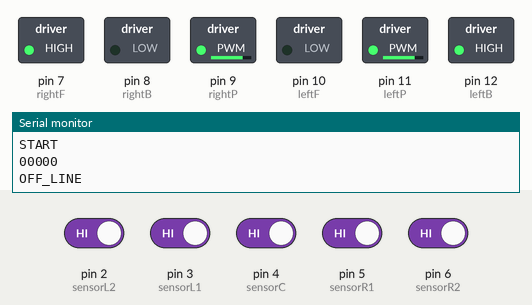
Simulated run of this sketch. Board: Arduino Nano, built with avr-gcc and run on an emulated ATmega328P. Parts: switched loads named in the sketch (green lamp = pin HIGH), the last lines printed to the serial monitor. The test bench sets the inputs (shaded band); at power-on: pin 2 (sensorL2), pin 3 (sensorL1), pin 4 (sensorC), pin 5 (sensorR1), pin 6 (sensorR2) HIGH.

Above: at 1.2 s.
1.3 s: pin 2 (sensorL2) driven LOW
At 1.9 s:
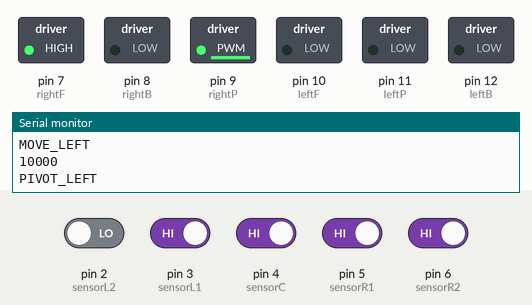
2.8 s: pin 3 (sensorL1) driven LOW
4.3 s: pin 2 (sensorL2) driven HIGH
At 5.3 s:
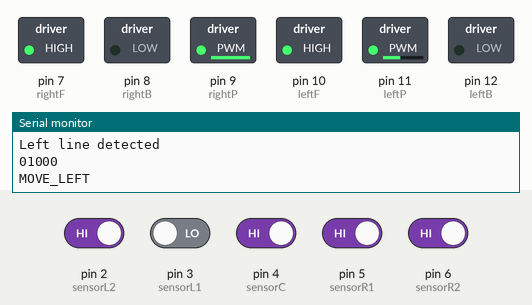
5.8 s: pin 5 (sensorR1) driven LOW
7.3 s: pin 4 (sensorC) driven LOW
At 7.6 s:
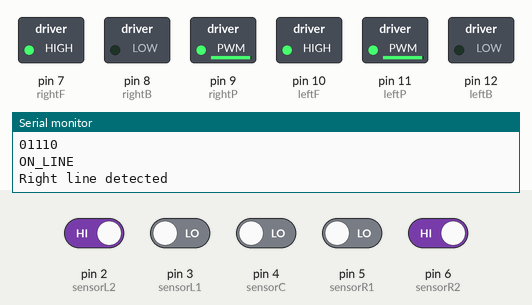
8.8 s: pin 4 (sensorC) driven HIGH
At 10.0 s:
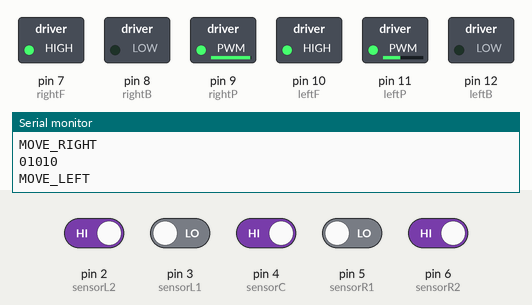
Timing chart, 0 to 11.3 s (numbered marks = the images above; inputs shaded):
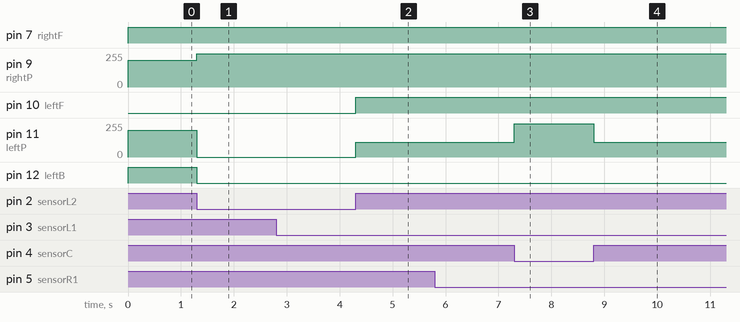

Measured:
- after the input at 1.3 s, pin 9 (rightP): 200/255 → 250/255 at once; pin 11 (leftP): 200/255 → 0/255 at once; pin 12 (leftB): HIGH → LOW at once
- after the input at 4.3 s, pin 10 (leftF): LOW → HIGH at once; pin 11 (leftP): 0/255 → 110/255 at once
- after the input at 7.3 s, pin 11 (leftP): 110/255 → 250/255 at once
- after the input at 8.8 s, pin 11 (leftP): 250/255 → 110/255 at once

The sketch:

DoesLine1.ino
```cpp
/*
  DoesLine1
  Line follow with 5 sensors
*/

//pin values for sensors
const int sensorL2 = 2;
const int sensorL1 = 3;
const int sensorC = 4;
const int sensorR1 = 5;
const int sensorR2 = 6;

// pin values for motor control
const int leftF = 10;  // set to true to go forward
const int leftB = 12;  // set to true to go backwards
const int leftP = 11;  // PWM power setting 0 - 255
const int rightF = 7;  // set to true to go forward
const int rightB = 8;  // set to true to go backwards
const int rightP = 9;  // PWM power setting 0 - 255

// constants for motor speed/direction combinations
const int M_STOP = 0;
const int M_FORWARD = 1;
const int M_BACK = 2;
const int M_ROTATE_RIGHT = 3;
const int M_ROTATE_LEFT = 4;
const int M_RIGHT = 5;
const int M_LEFT = 6;
const int M_PIVOT_RIGHT = 7;
const int M_PIVOT_LEFT = 8;
const int M_PIVOT_BACK_RIGHT = 9;
const int M_PIVOT_BACK_LEFT = 10;

// define the possible states
const int S_START = 0;
const int S_OFF_LINE = 1;
const int S_ON_LINE = 2;
const int S_MOVE_LEFT = 3;
const int S_MOVE_RIGHT = 4;
const int S_PIVOT_LEFT = 5;
const int S_PIVOT_RIGHT = 6;
const int S_ROTATE_LEFT = 7;
const int S_ROTATE_RIGHT = 8;

// define strings for use in debug messages
char *stateNames[] = { "START","OFF_LINE","ON_LINE","MOVE_LEFT","MOVE_RIGHT",
					  "PIVOT_LEFT","PIVOT_RIGHT","ROTATE_LEFT","ROTATE_RIGHT" };


int currentState = S_OFF_LINE;

// individual inputs
int left2S = 0;
int left1S = 0;
int centreS = 0;
int right1S = 0;
int right2S = 0;

// inouts in a single integer
int sensors = 0;
bool leftLine = false;
bool rightLine = false;

// timing
unsigned long currentMillis;
unsigned long stateMillis;
unsigned long targetMillis;

void setup() {
	Serial.begin(9600);

	// set motor pins to output
	pinMode(leftF, OUTPUT);
	pinMode(leftB, OUTPUT);
	pinMode(leftP, OUTPUT);
	pinMode(rightF, OUTPUT);
	pinMode(rightB, OUTPUT);
	pinMode(rightP, OUTPUT);

	// set sensor pins to input
	pinMode(sensorL2, INPUT);
	pinMode(sensorL1, INPUT);
	pinMode(sensorC, INPUT);
	pinMode(sensorR1, INPUT);
	pinMode(sensorR2, INPUT);

	leftLine = false;
	rightLine = false;

	// zero all motor outputs
	digitalWrite(leftF, LOW);
	digitalWrite(leftB, LOW);
	analogWrite(leftP, 0);
	digitalWrite(rightF, LOW);
	digitalWrite(rightB, LOW);
	analogWrite(rightP, 0);

	setState(S_START);
}

void loop() {


	updateState();
	//delay(10);


  /*
	// motor direction test
	setMotors(M_RIGHT_1);
	delay(2000);
	setMotors(M_LEFT_1);
	delay(2000);
	//setMotors(M_STOP);
	//delay(2000);
  */

 /*
 	// test the five sensors
	readSensors();
	Serial.print(left2S);
	Serial.print(left1S);
	Serial.print(centreS);
	Serial.print(right1S);
	Serial.print(right2S);
	Serial.println();
 */

}

void printSensors() {
	Serial.print(left2S);
	Serial.print(left1S);
	Serial.print(centreS);
	Serial.print(right1S);
	Serial.print(right2S);
	Serial.println();
}


void updateState() {

	readSensors();

	if ((sensors > 20) && (!leftLine)) {
		leftLine = true;
		rightLine = false;
		Serial.println("Left line detected");
	}
	if ((sensors & 3) && (!rightLine)) {
		rightLine = true;
		leftLine = false;
		Serial.println("Right line detected");
	}


	// this should only happen at the end of the line
	if ((sensors == 0) && (currentState != S_OFF_LINE)) {
		setState(S_OFF_LINE);
		return;
	}


	switch (currentState) {

	case S_START:
		if (sensors & 4) {
			setState(S_ON_LINE);
		}
		break;

	case S_OFF_LINE:
		if (sensors > 0) {
			setState(S_ON_LINE);
		}
		break;

	case S_ON_LINE:

		// pivot if L1&L2 or R1&R2 are triggered
		//if (sensors & 1) {
		//	setState(S_ROTATE_RIGHT);
		//}
		//else if (sensors & 16) {
		//	setState(S_ROTATE_LEFT);
		//}


		// don't correct until centre sensor is no longer active
		if ((sensors & 3) && !(sensors & 4)) {
			setState(S_MOVE_RIGHT);
		}
		if ((sensors & 24) && !(sensors & 4)) {
			setState(S_MOVE_LEFT);
		}
		break;

	case S_MOVE_RIGHT:
		if (sensors & 4) {
			setState(S_ON_LINE);
		}
		else if (sensors & 1) {
			setState(S_PIVOT_RIGHT);
		}
		break;

	case S_PIVOT_RIGHT:
		if ((sensors & 2) && !(sensors & 1)) {
			setState(S_MOVE_RIGHT);
		}
		break;

	case S_MOVE_LEFT:
		if (sensors & 4) {
			setState(S_ON_LINE);
		}
		else if (sensors & 16) {
			setState(S_PIVOT_LEFT);
		}
		break;

	case S_PIVOT_LEFT:
		if ((sensors & 8) && !(sensors & 16)) {
			setState(S_MOVE_LEFT);
		}
		break;

	case S_ROTATE_LEFT:
		if (sensors > 0) {
			setState(S_ON_LINE);
		}
		break;

	case S_ROTATE_RIGHT:
		if (sensors > 0) {
			setState(S_ON_LINE);
		}
		break;


	}


}


void setState(int newState) {

	printSensors();

	switch (newState) {
	case S_START:
		setMotors(M_STOP);
		break;

	case S_ROTATE_LEFT:
		setMotors(M_ROTATE_LEFT);
		break;

	case S_ROTATE_RIGHT:
		setMotors(M_ROTATE_RIGHT);
		break;


	case S_OFF_LINE:
		if (rightLine) {
			setMotors(M_ROTATE_RIGHT);
		}
		else {
			setMotors(M_ROTATE_LEFT);
		}
		rightLine = false;
		leftLine = false;
		break;

	case S_ON_LINE:
		setMotors(M_FORWARD);
		leftLine = false;
		rightLine = false;
		break;

	case S_MOVE_RIGHT:
		setMotors(M_RIGHT);
		break;

	case S_MOVE_LEFT:
		setMotors(M_LEFT);
		break;

	case S_PIVOT_LEFT:
		setMotors(M_PIVOT_LEFT);
		break;

	case S_PIVOT_RIGHT:
		setMotors(M_PIVOT_RIGHT);
		break;

	}


	currentState = newState;
	Serial.println(stateNames[currentState]);

}

void readSensors() {
	// set individual values as well as the combined integer
	left1S = 0;
	right1S = 0;
	left2S = 0;
	right2S = 0;
	centreS = 0;
	sensors = 0;

	if (digitalRead(sensorL2) == LOW) {
		left2S = 1;
		sensors |= 16;
	}
	if (digitalRead(sensorL1) == LOW) {
		left1S = 1;
		sensors |= 8;
	}
	if (digitalRead(sensorC) == LOW) {
		centreS = 1;
		sensors |= 4;
	}
	if (digitalRead(sensorR1) == LOW) {
		right1S = 1;
		sensors |= 2;
	}
	if (digitalRead(sensorR2) == LOW) {
		right2S = 1;
		sensors |= 1;
	}

	//Serial.print(left2S);
	//Serial.print(left1S);
	//Serial.print(centreS);
	//Serial.print(right1S);
	//Serial.print(right2S);
	//Serial.println(sensors);

}

void setMotors(int newDirection) {

	switch (newDirection) {
	case M_STOP:
		digitalWrite(leftF, LOW);
		digitalWrite(leftB, LOW);
		digitalWrite(rightF, LOW);
		digitalWrite(rightB, LOW);
		analogWrite(leftP, 0);
		analogWrite(rightP, 0);
		break;

	case M_FORWARD:
		digitalWrite(leftF, HIGH);
		digitalWrite(leftB, LOW);
		digitalWrite(rightF, HIGH);
		digitalWrite(rightB, LOW);
		analogWrite(leftP, 250);
		analogWrite(rightP, 250);
		break;

	case M_RIGHT:
		digitalWrite(leftF, HIGH);
		digitalWrite(leftB, LOW);
		digitalWrite(rightF, HIGH);
		digitalWrite(rightB, LOW);
		analogWrite(leftP, 250);
		analogWrite(rightP, 150);
		break;

	case M_PIVOT_RIGHT:
		digitalWrite(leftF, HIGH);
		digitalWrite(leftB, LOW);
		digitalWrite(rightF, LOW);
		digitalWrite(rightB, LOW);
		analogWrite(leftP, 250);
		analogWrite(rightP, 0);
		break;

	case M_LEFT:
		digitalWrite(leftF, HIGH);
		digitalWrite(leftB, LOW);
		digitalWrite(rightF, HIGH);
		digitalWrite(rightB, LOW);
		analogWrite(leftP, 110);
		analogWrite(rightP, 250);
		break;

	case M_PIVOT_LEFT:
		digitalWrite(leftF, LOW);
		digitalWrite(leftB, LOW);
		digitalWrite(rightF, HIGH);
		digitalWrite(rightB, LOW);
		analogWrite(leftP, 0);
		analogWrite(rightP, 250);
		break;

	case M_ROTATE_RIGHT:
		digitalWrite(leftF, HIGH);
		digitalWrite(leftB, LOW);
		digitalWrite(rightF, LOW);
		digitalWrite(rightB, HIGH);
		analogWrite(leftP, 200);
		analogWrite(rightP, 200);
		break;

	case M_ROTATE_LEFT:
		digitalWrite(leftF, LOW);
		digitalWrite(leftB, HIGH);
		digitalWrite(rightF, HIGH);
		digitalWrite(rightB, LOW);
		analogWrite(leftP, 200);
		analogWrite(rightP, 200);
		break;


	default:
		digitalWrite(leftF, LOW);
		digitalWrite(leftB, LOW);
		digitalWrite(rightF, LOW);
		digitalWrite(rightB, LOW);
		analogWrite(leftP, 0);
		analogWrite(rightP, 0);
		break;

	}
}
```
